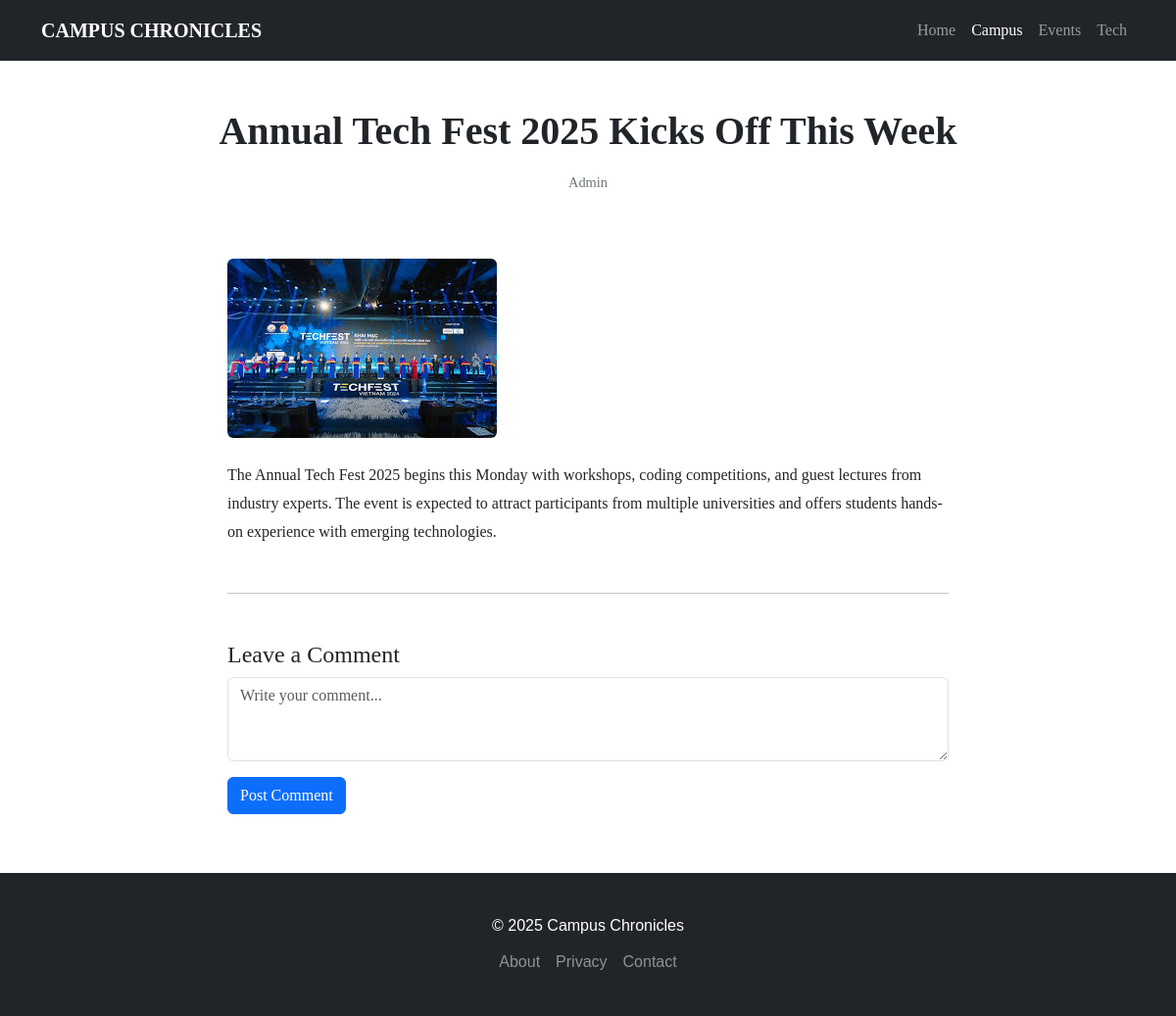
The page /detail/2/ on the database its author committed.
### test2/models.py (models this page shows, shortened)
class Article(models.Model):
    CATEGORY_CHOICES = [
        ('Campus', 'Campus'),
        ('Events', 'Events'),
        ('Tech', 'Tech'),
        ('Academics', 'Academics'),
    ]
    title = models.CharField(max_length=200)
    description = models.TextField()
    category = models.CharField(max_length=50, choices=CATEGORY_CHOICES)
    image = models.ImageField(upload_to='articles/')
    author = models.CharField(max_length=100, default="Admin")
    created_at = models.DateTimeField(auto_now_add=True)

### test2/views.py (the view)
# urls.py: path("detail/<int:pk>/", detail, name="detail_url"),
def detail(request, pk):
    article = get_object_or_404(Article, pk=pk)
    return render(request, "detail.html", {"article": article})

### test2/templates/detail.html (shortened to what this page needs)
<!DOCTYPE html>
<html lang="en">
<head>
    <link href="https://cdn.jsdelivr.net/npm/bootstrap@5.3.0/dist/css/bootstrap.min.css" rel="stylesheet">
</head>
<body>
<nav class="navbar navbar-expand-lg navbar-dark bg-dark sticky-top">
    <div class="container">
        <a class="navbar-brand fw-bold" href="{% url 'home_url' %}">CAMPUS CHRONICLES</a>
        <div class="collapse navbar-collapse" id="navMenu">
            <ul class="navbar-nav ms-auto">
                <li class="nav-item"><a class="nav-link" href="{% url 'home_url' %}">Home</a></li>
                <li class="nav-item"><a class="nav-link active" href="#">Campus</a></li>
                <li class="nav-item"><a class="nav-link" href="#">Events</a></li>
                <li class="nav-item"><a class="nav-link" href="#">Tech</a></li>
            </ul>
        </div>
    </div>
</nav>
<header class="py-5 text-center">
    <div class="container">
        <h1 class="fw-bold mb-3">{{ article.title }}</h1>
        <p class="meta">{{ article.author }}</p>
    </div>
</header>
<div class="container">
    <div class="row justify-content-center">
        <div class="col-lg-8">
            <img src="{{ article.image.url }}"
                 class="img-fluid rounded mb-4" alt="Library">
            <p>
                {{ article.description }}
            </p>
            <hr class="my-5">
            <h4>Leave a Comment</h4>
            <textarea class="form-control mb-3" rows="3" placeholder="Write your comment..."></textarea>
            <button class="btn btn-primary">Post Comment</button>
        </div>
    </div>
</div>
<footer>
    <div class="container text-center">
        <p class="mb-2">© 2025 Campus Chronicles</p>
        <div class="d-flex justify-content-center gap-3">
            <a href="#" class="text-white-50 text-decoration-none">About</a>
            <a href="#" class="text-white-50 text-decoration-none">Privacy</a>
            <a href="#" class="text-white-50 text-decoration-none">Contact</a>
        </div>
    </div>
</footer>
</body>
</html>

### test2/templates/detail.html (style rules this page uses)
body { font-family: Georgia, serif; line-height: 1.8; }
.meta { font-size: 0.9rem; color: #6c757d; }
footer { background-color: #212529; color: white; padding: 40px 0; margin-top: 60px; font-family: sans-serif; }

### rows shown on the page
Article: title "Annual Tech Fest 2025 Kicks Off This Week", author "Admin", image (picture), description "The Annual Tech Fest 2025 begins this Monday with workshops, coding competitions, and guest lectures from industry experts. The event is expected to attract participants from multiple universities and offers students hands-on experience with emerging technologies."
